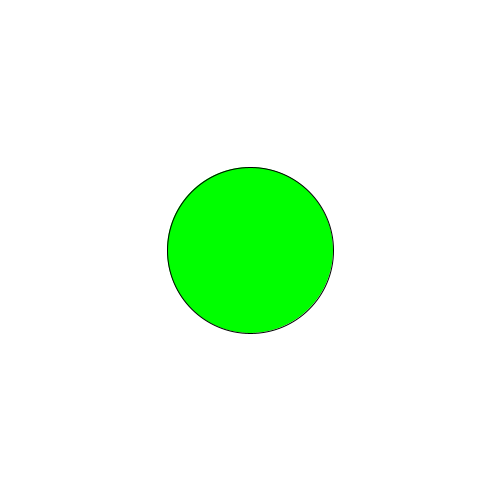
Frame 1 (no input)
Frame 60 (the mouse pressed at the canvas centre just before this capture): identical to frame 1, image omitted
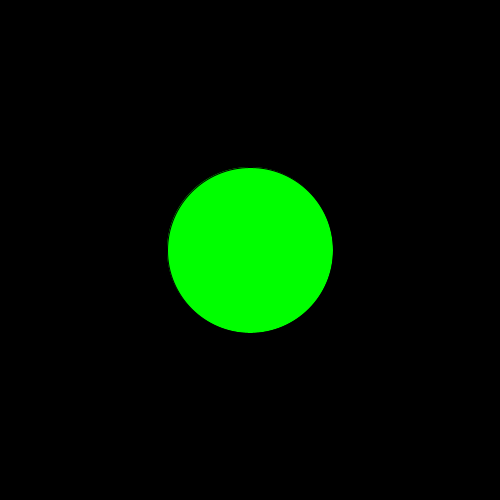
Frame 120 (the mouse held since frame 60 and released just before this capture)

The Processing sketch that drew these frames (run headless with seeded random() and noise(); from frame 60 on, the mouse is pressed at the canvas centre):

// Processing sketch: CircleButton
// ── CircleButton.pde
int circleX, circleY, circleWidth, circleHeight;
float radius;
boolean backgroundColor;

void setup()
{
  size(500, 500);
  circleX = width/2;
  circleY = height/2;
  circleWidth = width/3;
  circleHeight = height/3;
  
  radius = (circleWidth/2);
  background(255);
  backgroundColor = false;
}

void draw()
{
  if(backgroundColor == false)
  {
    background(255);
  }
  if(backgroundColor == true)
  {
    background(0);
  }
  
  if(mousePressed){}
  
  ellipseMode(CENTER);
  fill(0, 255, 0);
  ellipse(circleX, circleY, circleWidth, circleHeight);
}

void mousePressed()
{
  if(sqrt((sq(mouseX-circleX) + sq(mouseY-circleY))) < radius)
  {
    backgroundColor = !backgroundColor;
  }
}
